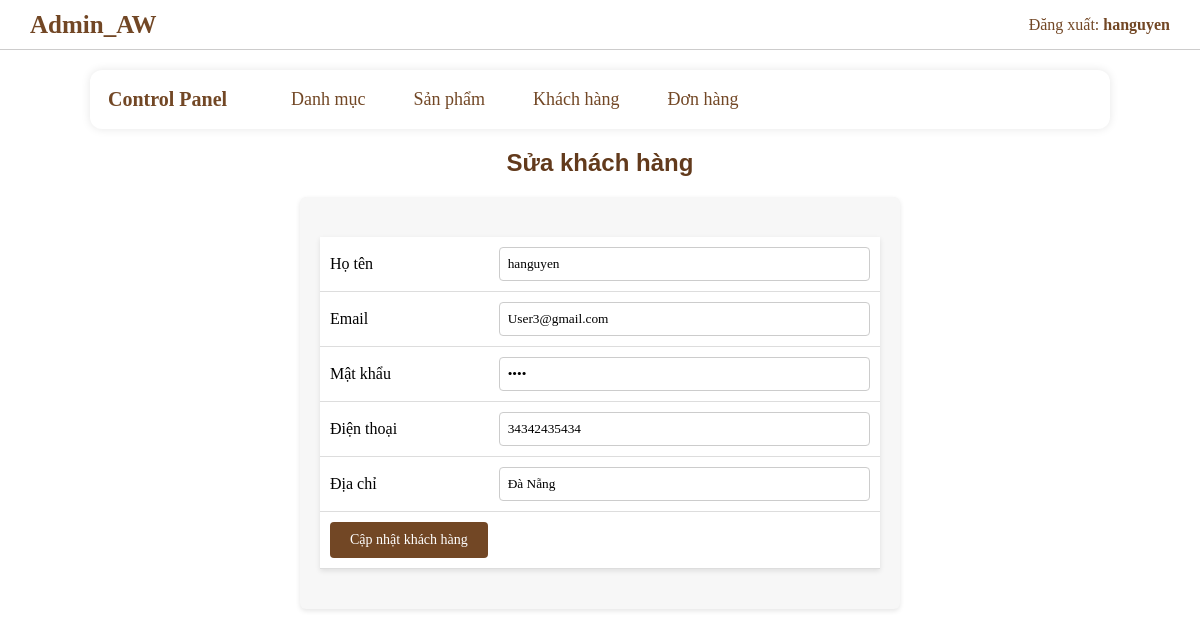
The app's page /admincp/index.php?action=quanlikhachhang&query=sua&id_user=4 (signed in) with its own data.
### tables this page shows
CREATE TABLE `tbl_user` (
  `id_user` int(11) NOT NULL,
  `name_user` varchar(150) NOT NULL,
  `email` varchar(100) NOT NULL,
  `u_password` varchar(100) NOT NULL,
  `phone` varchar(15) NOT NULL,
  `address` varchar(200) NOT NULL
);

### admincp/modules/quanlikhachhang/sua.php (the view, shortened to what this page needs)
<?php
$id_user = intval($_GET['id_user']);
$sql = "SELECT * FROM tbl_user WHERE id_user=$id_user LIMIT 1";
$query = mysqli_query($conn, $sql);
$row = mysqli_fetch_assoc($query);
?>
<h2>Sửa khách hàng</h2>
<form method="POST" action="modules/quanlikhachhang/xuli.php?id_user=<?= $row['id_user'] ?>">
    <table>
        <tr>
            <td>Họ tên</td>
            <td><input type="text" name="name_user" value="<?= htmlspecialchars($row['name_user']) ?>" required></td>
        </tr>
        <tr>
            <td>Email</td>
            <td><input type="email" name="email" value="<?= htmlspecialchars($row['email']) ?>" required></td>
        </tr>
        <tr>
            <td>Mật khẩu</td>
            <td><input type="password" name="u_password" value="<?= htmlspecialchars($row['u_password']) ?>" required></td>
        </tr>
        <tr>
            <td>Điện thoại</td>
            <td><input type="text" name="phone" value="<?= htmlspecialchars($row['phone']) ?>" required></td>
        </tr>
        <tr>
            <td>Địa chỉ</td>
            <td><input type="text" name="address" value="<?= htmlspecialchars($row['address']) ?>" required></td>
        </tr>
        <tr>
            <td colspan="2">
                <input type="submit" name="suakhachhang" value="Cập nhật khách hàng">
            </td>
        </tr>
    </table>
</form>
<head>
    <link rel="stylesheet" href="css/quanlikhachhang.css">
</head>

### admincp/css/adminstyle.css (style rules this page uses)
* { margin: 0; padding: 0; box-sizing: border-box; font-family:'Times New Roman', Times, serif; }

### admincp/css/quanlikhachhang.css (style rules this page uses)
table { border-collapse: collapse; width: 90%; margin: 20px auto; font-family: Arial, sans-serif; background-color: #fff; box-shadow: 0 2px 5px rgba(0,0,0,0.1); }
table td { padding: 10px; text-align: center; border-bottom: 1px solid #ddd; }
h2 { text-align: center; font-family: Arial, sans-serif; margin-top: 20px; color: #623a1c; }
form { width: 50%; margin: 20px auto; font-family: Arial, sans-serif; background-color: #f7f7f7; padding: 20px; border-radius: 6px; box-shadow: 0 2px 5px rgba(0,0,0,0.1); }
form table { width: 100%; border: none; }
form td { padding: 10px; text-align: left; }
form input[type="text"], form input[type="email"], form input[type="password"] { width: 100%; padding: 8px; border-radius: 4px; border: 1px solid #ccc; box-sizing: border-box; }
form input[type="submit"] { background-color: #724725; color: white; padding: 10px 20px; border: none; border-radius: 4px; cursor: pointer; font-size: 14px; transition: 0.3s; }

### records on screen
tbl_user: name_user "hanguyen", email "User3@gmail.com", phone "34342435434", address "Đà Nẵng"

### other values on screen
$_SESSION['admin_login'] "hanguyen"
